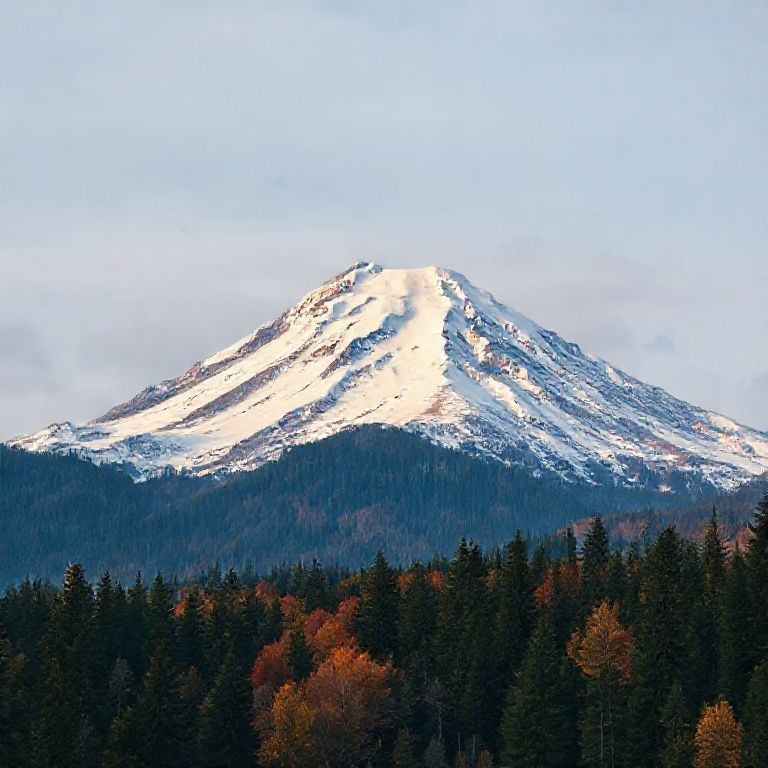
#> input picture image.jpeg, 768 x 768 px
$ python color_histogram.py image.jpeg
#> lines starting #> are read from the running program, lines starting #| are printed output that depends on the picture
import argparse
from PIL import Image
import numpy as np
import matplotlib.pyplot as plt
import os

def plot_rgb_histogram(image_path: str, output_path: str | None):
#> called with image_path = 'image.jpeg'
    img = Image.open(image_path).convert("RGB")
#> img is the input picture: PIL image 768x768 RGB; mean R, G, B 125.9, 137.1, 145.9
    arr = np.array(img)  # H x W x 3

    colors = [("Red", "red", 0), ("Green", "green", 1), ("Blue", "blue", 2)]
    x = np.arange(256)

    plt.figure(figsize=(8, 5), dpi=120)
    for label, color, ch in colors:
        hist, _ = np.histogram(arr[:, :, ch].ravel(), bins=256, range=(0, 256))
        plt.plot(x, hist, color=color, label=label, linewidth=1)

    plt.xlim(0, 255)
    plt.xlabel("Pixel value (0–255)")
    plt.ylabel("Frequency")
    plt.title("Color Distribution (RGB)")
    plt.legend()
    plt.tight_layout()

    if output_path:
        os.makedirs(os.path.dirname(output_path), exist_ok=True) if os.path.dirname(output_path) else None
        plt.savefig(output_path)
        print(f"Saved histogram to: {output_path}")
    else:
        plt.show()
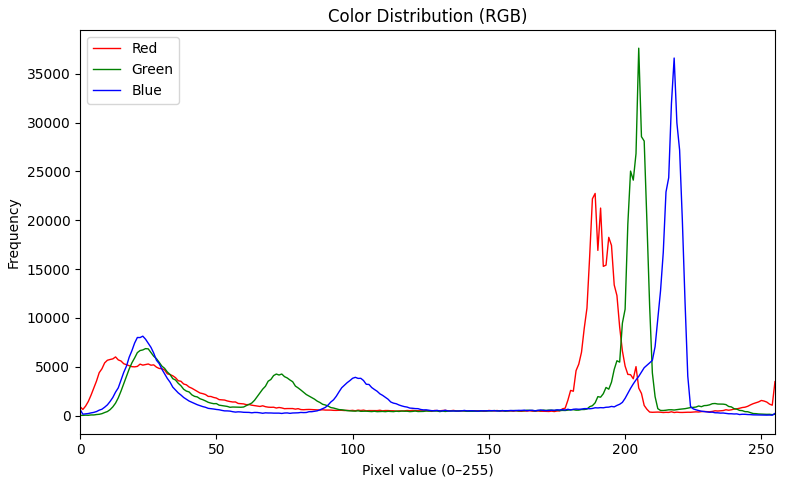
#> figure drawn by matplotlib, 1 panel; curve peaks at x = 189, y = 22748; curve peaks at x = 205, y = 37621; curve peaks at x = 218, y = 36613

def main():
    parser = argparse.ArgumentParser(description="Plot RGB color distribution histogram of an image.")
    parser.add_argument("image", help="Path to input image")
    parser.add_argument("--output", "-o", help="Path to save the histogram image (e.g., out.png). If omitted, a window is shown.")
    args = parser.parse_args()

    plot_rgb_histogram(args.image, args.output)

if __name__ == "__main__":
    main()

$ run again, on dog.jpeg
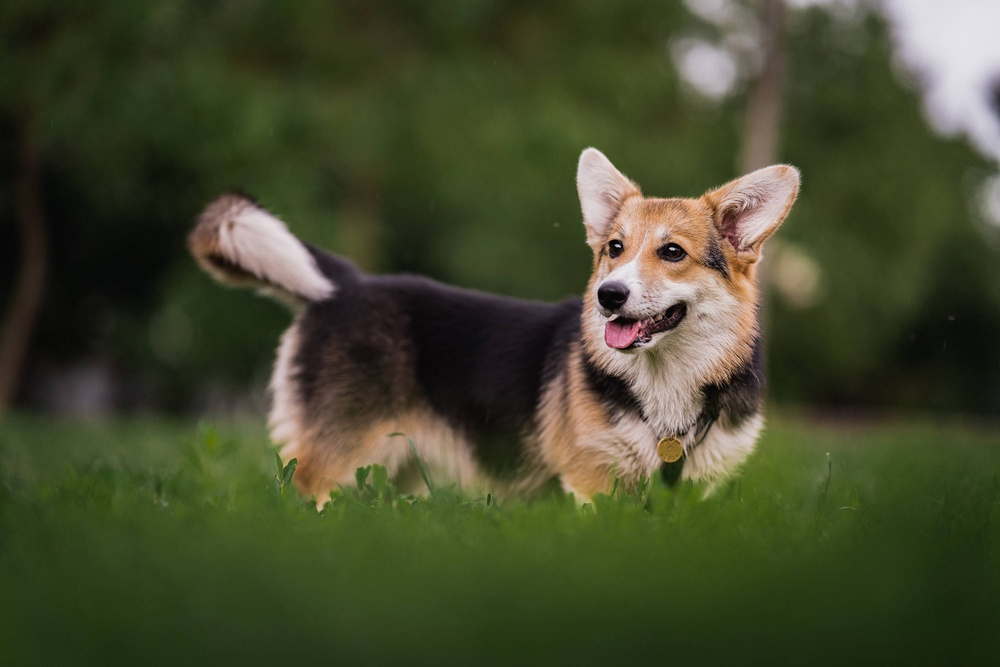
#> input picture dog.jpeg, 1000 x 667 px, shrunk from 3000 x 2000 before the run
#> in plot_rgb_histogram, img is the input picture: PIL image 1000x667 RGB; mean R, G, B 67.5, 72.1, 45
#> in plot_rgb_histogram, `plt.show()`:
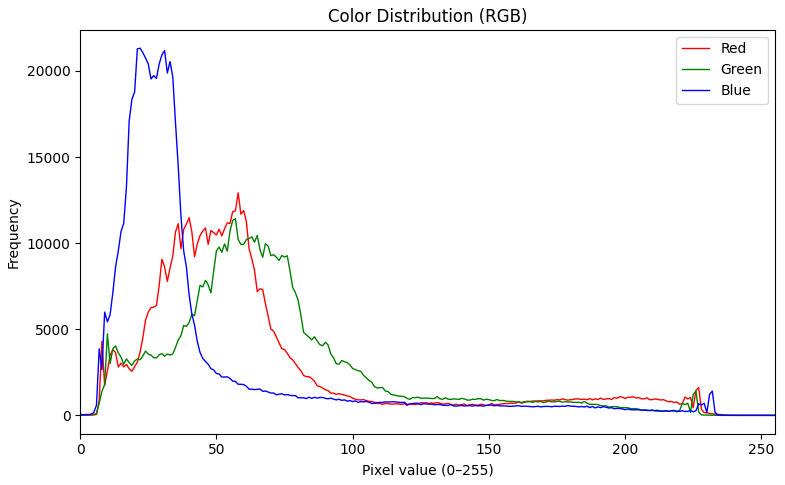
#> figure drawn by matplotlib, 1 panel; curve peaks at x = 58, y = 12921; curve peaks at x = 57, y = 11420; curve peaks at x = 22, y = 21322
